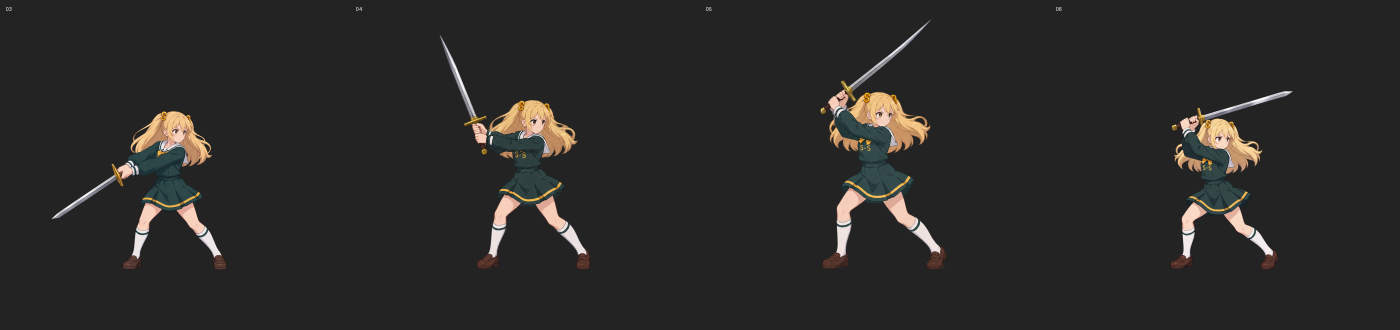
#> input picture art_candidates/video_source/attack_sword_03_06_compare.png, 2800 x 660 px (shown at 1/2 size)
$ python -i splice_death_2087_into_v11.py   (imports and definitions only)
#> lines starting #> are read from the running program, lines starting #| are printed output that depends on the picture; after the words box and inside, x2 and y2 are one past the last pixel; in counts of white or black regions, pixels touching at a corner belong together
#> further down, picture is the input picture: shape (660, 2800, 3); mean B, G, R 40.4, 41.7, 42.8
from pathlib import Path
import csv,cv2,numpy as np
from PIL import Image
from analyze_death_video_splice import read_video

ROOT=Path(r'D:\StSmod\DoubleSS\art_candidates\video_source')
OUT=ROOT/'death_splice_analysis'
OLD=OUT/'death_splice_frames_review_v10_support_20f'
DST=OUT/'death_splice_frames_review_v11_2087_start'
# [1 line not run here, left out]
BG=np.array([213,0,132],np.uint8) # BGR

def normalize_bg(im):
    hsv=cv2.cvtColor(im,cv2.COLOR_BGR2HSV);h,s,v=cv2.split(hsv)
#> after `hsv = cv2.cvtColor(im, cv2.COLOR_BGR2HSV)`: hsv: shape (660, 2800, 3); mean H, S, V 3.9, 6.2, 43.3
#> after `h, s, v = cv2.split(hsv)`:
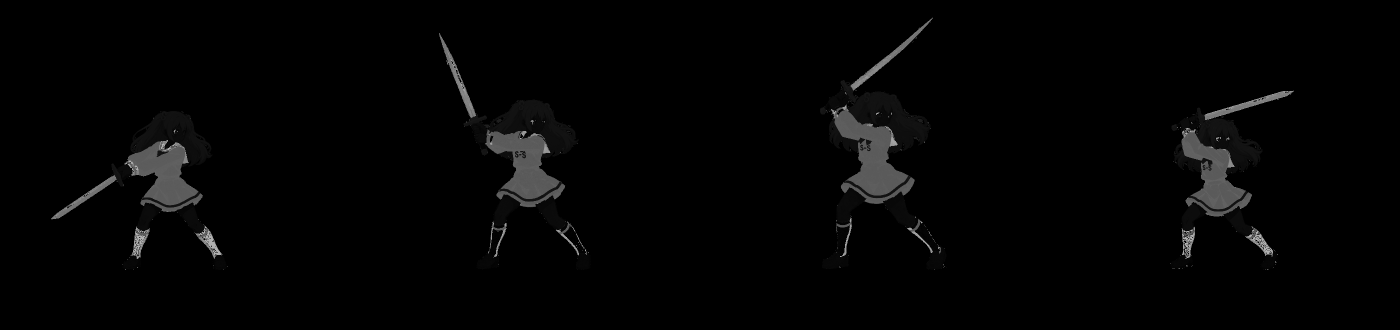
#> h: shape (660, 2800) (shown at 1/2 size); min 0, max 179, mean 3.9
#> after `h, s, v = cv2.split(hsv)`:
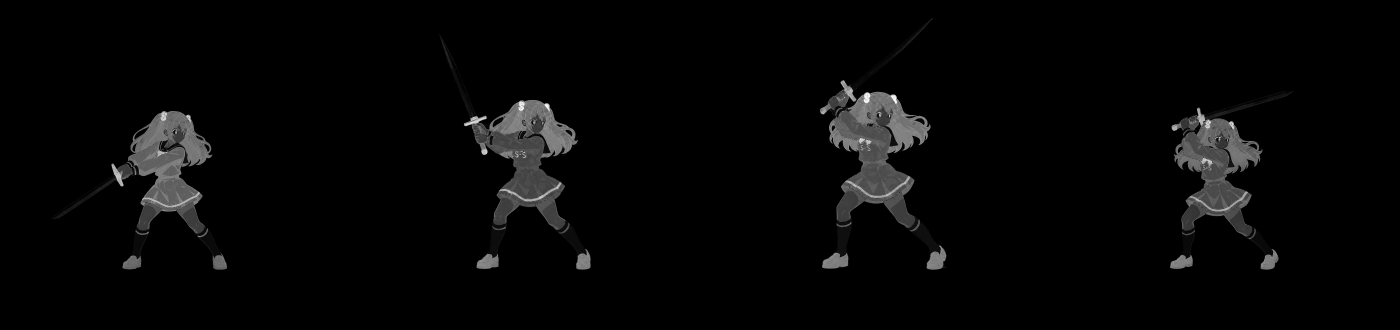
#> s: shape (660, 2800) (shown at 1/2 size); min 0, max 255, mean 6.2
#> after `h, s, v = cv2.split(hsv)`:
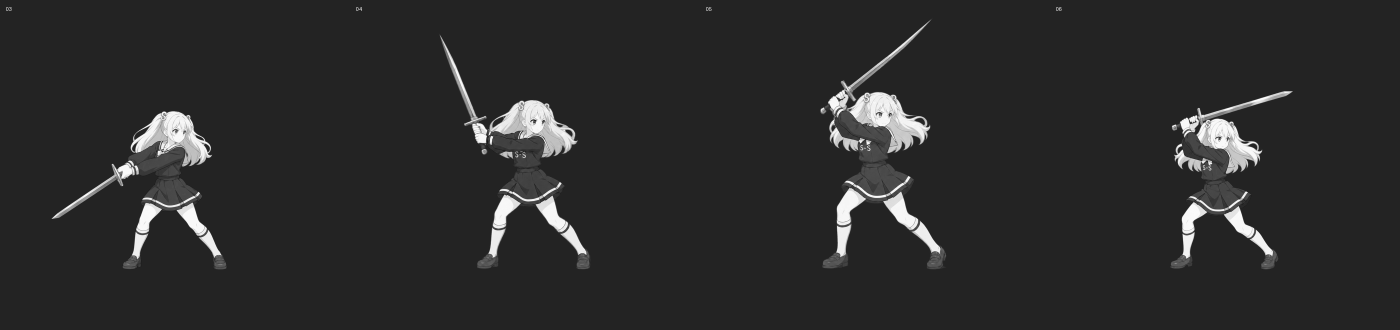
#> v: shape (660, 2800) (shown at 1/2 size); min 0, max 255, mean 43.3
    cand=((h>=118)&(h<=165)&(s>=60)&(v>=35)).astype(np.uint8)
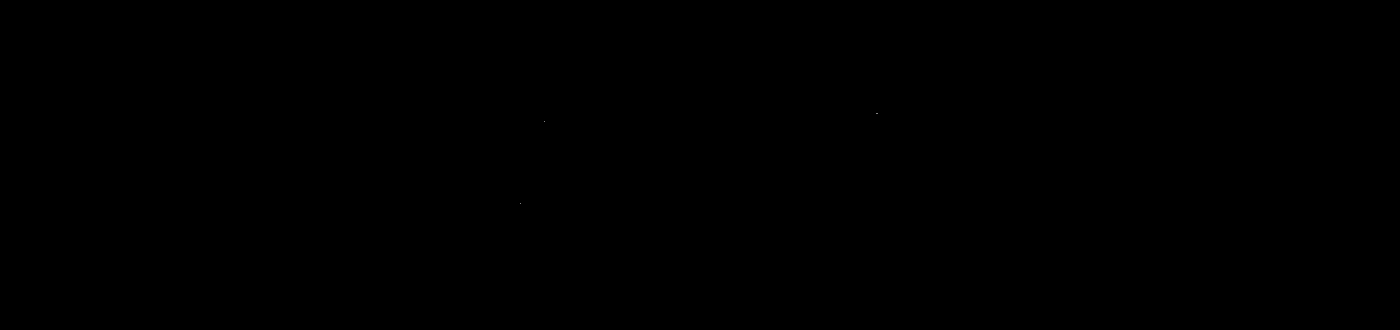
#> cand: shape (660, 2800) (shown at 1/2 size); values 0 (black) and 1 (white), 0% white in thin lines or dots, all inside (x1, y1, x2, y2) = (1041, 226, 1756, 408)
    n,l,st,_=cv2.connectedComponentsWithStats(cand,8)
#> l: shape (660, 2800) int32; 5 distinct labels, from 0 to 4
#> n = 5; st = [[0, 0, 2800, 660, 1847996], [1753, 227, 1, 1, 1], [1755, 226, 1, 1, 1], [1089, 243, 1, 1, 1], [1041, 407, 1, 1, 1]]
    border=set(np.unique(np.concatenate((l[0],l[-1],l[:,0],l[:,-1]))));bg=np.zeros(cand.shape,bool)
#> after `border = set(np.unique(np.concatenate((l[0], l[-1], l[:, 0], l[:, -1])`: border = 1 item
    for k in border:
        if k:bg|=l==k
#> this loop made 1 pass
#> bg: shape (660, 2800) bool; every value is 0
    out=im.copy();out[bg]=BG;return out

def box(im):
    d=np.linalg.norm(im.astype(np.float32)-BG.astype(np.float32),axis=2);y,x=np.where(d>35)
    return np.array([*np.percentile(x,[2,98]),*np.percentile(y,[1,99])],np.float32)

def fit(src,tgt):
    sb=box(src);tb=box(tgt);sw,sh=sb[1]-sb[0],sb[3]-sb[2];tw,th=tb[1]-tb[0],tb[3]-tb[2]
    scale=float(np.sqrt((tw/sw)*(th/sh)));sc=np.array([(sb[0]+sb[1])/2,(sb[2]+sb[3])/2]);tc=np.array([(tb[0]+tb[1])/2,(tb[2]+tb[3])/2])
    return scale,tc-scale*sc

def main():
    old=[cv2.imread(str(p)) for p in sorted(OLD.glob('frame_*.png'))]
    video=list(ROOT.glob('*2087*.mp4'))[0];fps,new=read_video(video);h,w=old[0].shape[:2]
    new=[normalize_bg(cv2.resize(f,(w,h),interpolation=cv2.INTER_LANCZOS4)) for f in new]
    s0,t0=fit(new[0],old[0]);s1,t1=fit(new[72],old[56])
    ids=np.rint(np.linspace(0,72,56)).astype(int).tolist();part=[]
    for idx in ids:
        u=idx/72;scale=(1-u)*s0+u*s1;trans=(1-u)*t0+u*t1
        M=np.array([[scale,0,trans[0]],[0,scale,trans[1]]],np.float32)
        f=cv2.warpAffine(new[idx],M,(w,h),flags=cv2.INTER_LANCZOS4,borderMode=cv2.BORDER_CONSTANT,borderValue=tuple(map(int,BG)))
        part.append(f)
    frames=part+old[56:]
    for p in DST.glob('frame_*.png'):p.unlink()
    for i,f in enumerate(frames):cv2.imwrite(str(DST/f'frame_{i:04d}.png'),f)
    with (DST/'frame_manifest.csv').open('w',newline='',encoding='utf-8-sig') as fp:
        wr=csv.writer(fp);wr.writerow(['output_frame','source','source_frame'])
        for i,j in enumerate(ids):wr.writerow([i,'2087',j])
        for i in range(56,len(frames)):wr.writerow([i,'previous',i])
    thumbs=[Image.fromarray(cv2.cvtColor(cv2.resize(f,(560,416),interpolation=cv2.INTER_AREA),cv2.COLOR_BGR2RGB)) for f in frames]
    gif=OUT/'death_splice_v12_2087_start_preview.gif';thumbs[0].save(gif,save_all=True,append_images=thumbs[1:],duration=42,loop=0,disposal=2,optimize=False)
    mp4=OUT/'death_splice_v12_2087_start_24fps.mp4';vw=cv2.VideoWriter(str(mp4),cv2.VideoWriter_fourcc(*'mp4v'),24,(w,h))
    for f in frames:vw.write(f)
    vw.release()
    review_ids=list(range(48,64));tw,th=350,260;sheet=np.full((2*(th+28),8*tw,3),32,np.uint8)
    for n,i in enumerate(review_ids):
        im=cv2.resize(frames[i],(tw,th),interpolation=cv2.INTER_AREA);y=(n//8)*(th+28);x=(n%8)*tw;sheet[y:y+th,x:x+tw]=im
        cv2.putText(sheet,f'f{i}',(x+4,y+th+19),cv2.FONT_HERSHEY_SIMPLEX,.45,(245,245,245),1,cv2.LINE_AA)
    cv2.imwrite(str(OUT/'death_v12_2087_seam.png'),sheet)
    print('frames',len(frames),'ids',ids);print('align',s0,t0.tolist(),s1,t1.tolist());print(gif);print(mp4);print(DST)
# [1 line not run here, left out]

>>> import cv2
>>> picture = cv2.imread('../art_candidates/video_source/attack_sword_03_06_compare.png')
>>> result = normalize_bg(picture)
